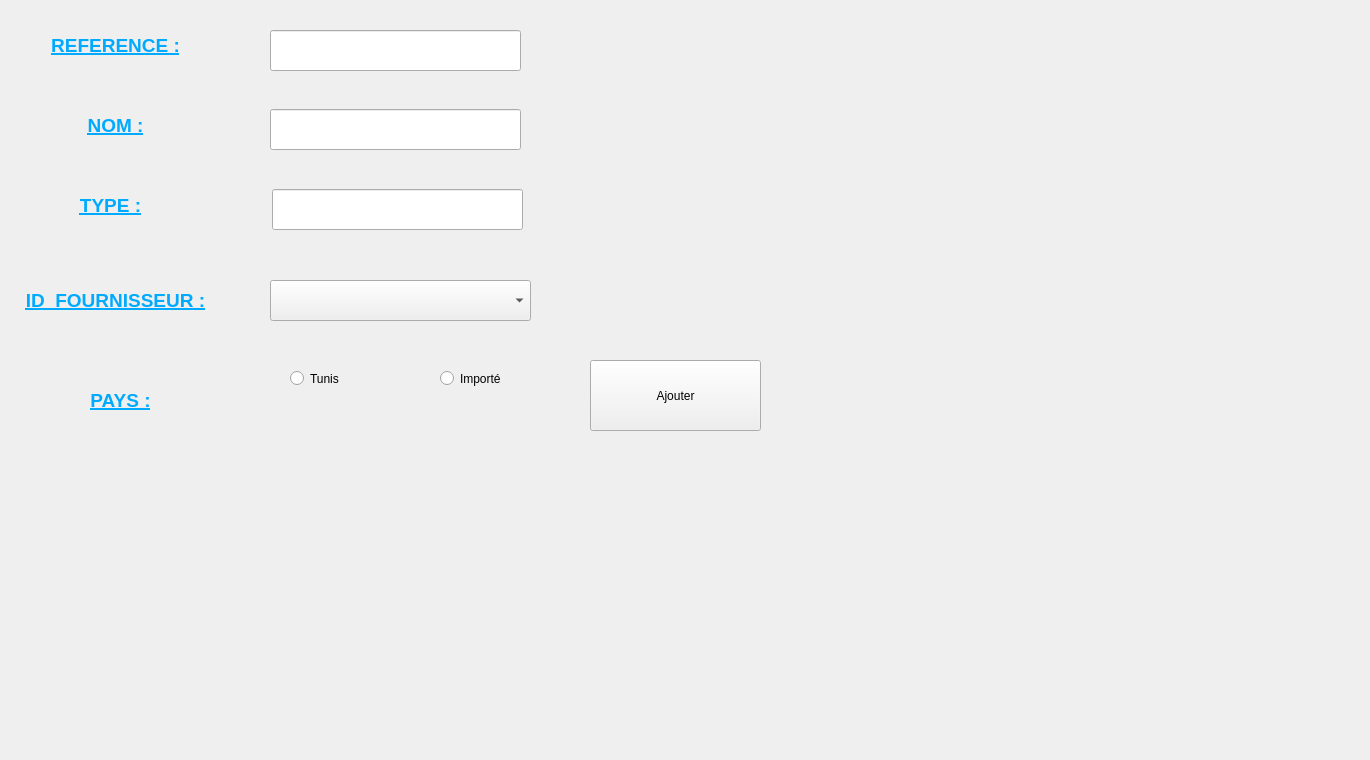
      <widget class="QWidget" name="tab">
       <attribute name="title">
        <string>Ajouter un equipement</string>
       </attribute>
       <widget class="QLabel" name="label">
        <property name="geometry">
         <rect>
          <x>20</x>
          <y>10</y>
          <width>191</width>
          <height>71</height>
         </rect>
        </property>
        <property name="font">
         <font>
          <pointsize>14</pointsize>
          <weight>75</weight>
          <bold>true</bold>
          <underline>true</underline>
         </font>
        </property>
        <property name="text">
         <string>&lt;html&gt;&lt;head/&gt;&lt;body&gt;&lt;p align=&quot;center&quot;&gt;&lt;span style=&quot; color:#00aaff;&quot;&gt;REFERENCE :&lt;/span&gt;&lt;/p&gt;&lt;/body&gt;&lt;/html&gt;</string>
        </property>
       </widget>
       <widget class="QLabel" name="label_2">
        <property name="geometry">
         <rect>
          <x>20</x>
          <y>90</y>
          <width>191</width>
          <height>71</height>
         </rect>
        </property>
        <property name="font">
         <font>
          <pointsize>14</pointsize>
          <weight>75</weight>
          <bold>true</bold>
          <underline>true</underline>
         </font>
        </property>
        <property name="text">
         <string>&lt;html&gt;&lt;head/&gt;&lt;body&gt;&lt;p align=&quot;center&quot;&gt;&lt;span style=&quot; color:#00aaff;&quot;&gt;  NOM :&lt;/span&gt;&lt;/p&gt;&lt;/body&gt;&lt;/html&gt;</string>
        </property>
       </widget>
       <widget class="QLabel" name="label_3">
        <property name="geometry">
         <rect>
          <x>10</x>
          <y>170</y>
          <width>201</width>
          <height>71</height>
         </rect>
        </property>
        <property name="font">
         <font>
          <pointsize>14</pointsize>
          <weight>75</weight>
          <bold>true</bold>
          <underline>true</underline>
         </font>
        </property>
        <property name="text">
         <string>&lt;html&gt;&lt;head/&gt;&lt;body&gt;&lt;p align=&quot;center&quot;&gt;&lt;span style=&quot; color:#00aaff;&quot;&gt;TYPE :&lt;/span&gt;&lt;/p&gt;&lt;/body&gt;&lt;/html&gt;</string>
        </property>
       </widget>
       <widget class="QLineEdit" name="lineEdit_1">
        <property name="geometry">
         <rect>
          <x>270</x>
          <y>30</y>
          <width>251</width>
          <height>41</height>
         </rect>
        </property>
       </widget>
       <widget class="QLineEdit" name="lineEdit_2">
        <property name="geometry">
         <rect>
          <x>270</x>
          <y>109</y>
          <width>251</width>
          <height>41</height>
         </rect>
        </property>
       </widget>
       <widget class="QLineEdit" name="lineEdit_3">
        <property name="geometry">
         <rect>
          <x>272</x>
          <y>189</y>
          <width>251</width>
          <height>41</height>
         </rect>
        </property>
       </widget>
       <widget class="QPushButton" name="pb_ajouter">
        <property name="geometry">
         <rect>
          <x>590</x>
          <y>360</y>
          <width>171</width>
          <height>71</height>
         </rect>
        </property>
        <property name="font">
         <font/>
        </property>
        <property name="text">
         <string>Ajouter</string>
        </property>
       </widget>
       <widget class="QLabel" name="label_5">
        <property name="geometry">
         <rect>
          <x>20</x>
          <y>240</y>
          <width>191</width>
          <height>121</height>
         </rect>
        </property>
        <property name="text">
         <string>&lt;html&gt;&lt;head/&gt;&lt;body&gt;&lt;p align=&quot;center&quot;&gt;&lt;span style=&quot; font-size:14pt; font-weight:600; text-decoration: underline; color:#00aaff;&quot;&gt;ID_FOURNISSEUR :&lt;/span&gt;&lt;/p&gt;&lt;/body&gt;&lt;/html&gt;</string>
        </property>
       </widget>
       <widget class="QComboBox" name="id_combobox">
        <property name="geometry">
         <rect>
          <x>270</x>
          <y>280</y>
          <width>261</width>
          <height>41</height>
         </rect>
        </property>
       </widget>
       <widget class="QLabel" name="label_17">
        <property name="geometry">
         <rect>
          <x>20</x>
          <y>340</y>
          <width>201</width>
          <height>121</height>
         </rect>
        </property>
        <property name="text">
         <string>&lt;html&gt;&lt;head/&gt;&lt;body&gt;&lt;p align=&quot;center&quot;&gt;&lt;span style=&quot; font-size:14pt; font-weight:600; text-decoration: underline; color:#00aaff;&quot;&gt;PAYS :&lt;/span&gt;&lt;/p&gt;&lt;/body&gt;&lt;/html&gt;</string>
        </property>
       </widget>
       <widget class="QRadioButton" name="radioButton">
        <property name="geometry">
         <rect>
          <x>290</x>
          <y>370</y>
          <width>82</width>
          <height>17</height>
         </rect>
        </property>
        <property name="text">
         <string>Tunis</string>
        </property>
       </widget>
       <widget class="QRadioButton" name="radioButton_2">
        <property name="geometry">
         <rect>
          <x>440</x>
          <y>370</y>
          <width>82</width>
          <height>17</height>
         </rect>
        </property>
        <property name="text">
         <string>Importé</string>
        </property>
       </widget>
       <widget class="QLabel" name="label_27">
        <property name="geometry">
         <rect>
          <x>-250</x>
          <y>-130</y>
          <width>1361</width>
          <height>751</height>
         </rect>
        </property>
        <property name="text">
         <string>TextLabel</string>
        </property>
       </widget>
       <zorder>label_27</zorder>
       <zorder>label_2</zorder>
       <zorder>label_3</zorder>
       <zorder>lineEdit_1</zorder>
       <zorder>lineEdit_2</zorder>
       <zorder>lineEdit_3</zorder>
       <zorder>pb_ajouter</zorder>
       <zorder>label_5</zorder>
       <zorder>id_combobox</zorder>
       <zorder>label</zorder>
       <zorder>label_17</zorder>
       <zorder>radioButton</zorder>
       <zorder>radioButton_2</zorder>
      </widget>
